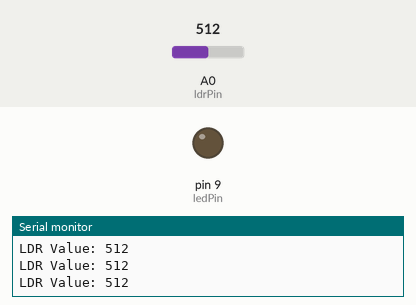
Simulated run of this sketch. Board: Arduino Uno, built with avr-gcc and run on an emulated ATmega328P. Shown: output pins drawn as LEDs (lit = HIGH), the last lines printed to the serial monitor. Inputs (shaded band) come from the test bench; at power-on: A0 (ldrPin) = 512.

Above: at 1.3 s.
1.4 s: A0 (ldrPin) set to 489
At 2.5 s:
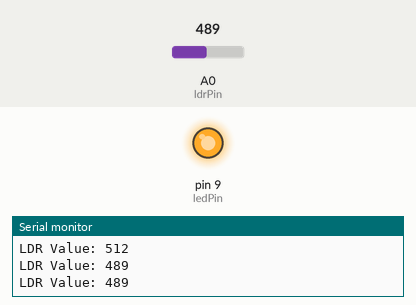
3.0 s: A0 (ldrPin) set to 510
At 3.7 s:
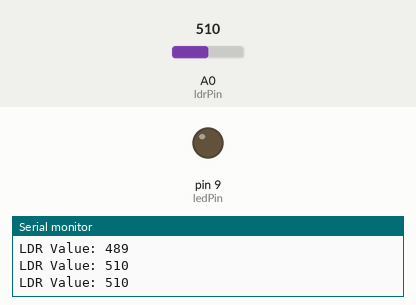
4.5 s: A0 (ldrPin) set to 490
At 4.9 s:
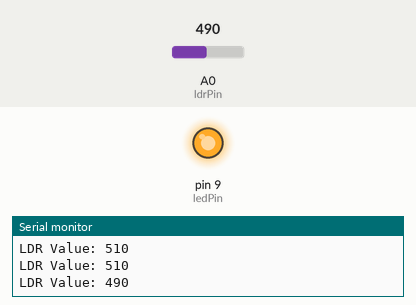
Timing chart, 0 to 7.5 s (numbered marks = the images above; inputs shaded):
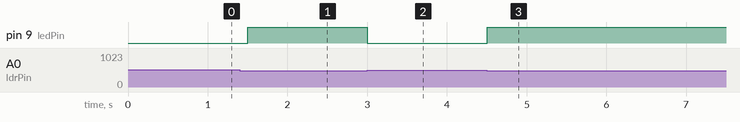

Measured:
- the behaviour switches between 500 and 499 on A0 (ldrPin) (found by bisection; images 0 and 1)
- after the input at 1.4 s, pin 9 (ledPin): LOW → HIGH after 0.10 s
- after the input at 3.0 s, pin 9 (ledPin): HIGH → LOW at once
- after the input at 4.5 s, pin 9 (ledPin): LOW → HIGH at once

The sketch:

fantabulous_vihelmo1__2_.ino
```cpp
// CodeAlpha Task 2
// Automatic Street Light using LDR Sensor

const int ldrPin = A0;
const int ledPin = 9;

int ldrValue = 0;
int threshold = 500;

void setup() {
  pinMode(ledPin, OUTPUT);
  Serial.begin(9600);
}

void loop() {
  // Read LDR sensor value
  ldrValue = analogRead(ldrPin);

  Serial.print("LDR Value: ");
  Serial.println(ldrValue);

  // Dark condition
  if (ldrValue < threshold) {
    digitalWrite(ledPin, HIGH);  // LED ON
  }
  else {
    digitalWrite(ledPin, LOW);   // LED OFF
  }

  delay(500);
}
```
